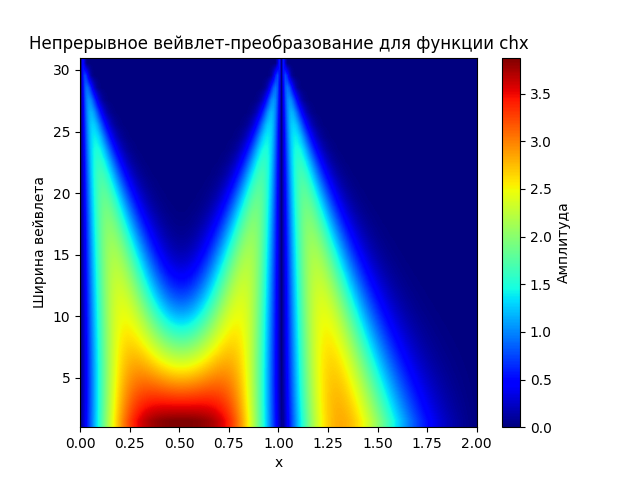

This chart was generated by the following Python code:
import numpy as np
import matplotlib.pyplot as plt
from scipy.signal import cwt, ricker

# Определение функции chx


def chx(x):
    return 1 if 0 <= x <= 1 else 0


# Создание массива x значений от 0 до 2 с шагом 0.01
x_values = np.arange(0, 2, 0.01)

# Определение функции chx для массива x_values
chx_values = np.array([chx(x) for x in x_values])

# Определение ширины вейвлета Хаара (в данном случае, можно использовать значение 1)
widths = np.arange(1, 31)

# Применение непрерывного вейвлет-преобразования (CWT) к функции chx
cwt_result = cwt(chx_values, ricker, widths)

# Построение графика
plt.imshow(np.abs(cwt_result), extent=[
           0, 2, 1, 31], cmap='jet', aspect='auto', interpolation='bilinear')
plt.colorbar(label='Амплитуда')
plt.title('Непрерывное вейвлет-преобразование для функции chx')
plt.xlabel('x')
plt.ylabel('Ширина вейвлета')
plt.show()
